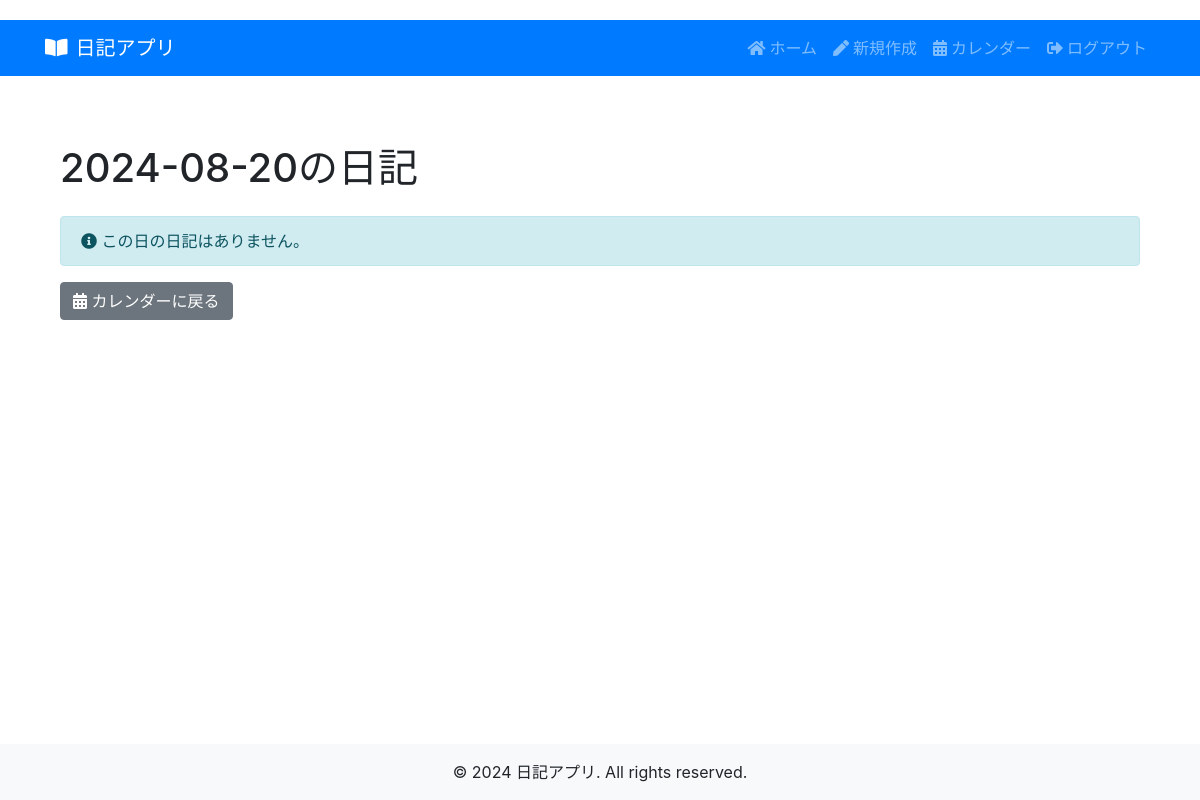
Page /diary/2024-08-20 (signed in) on the earlier database version.
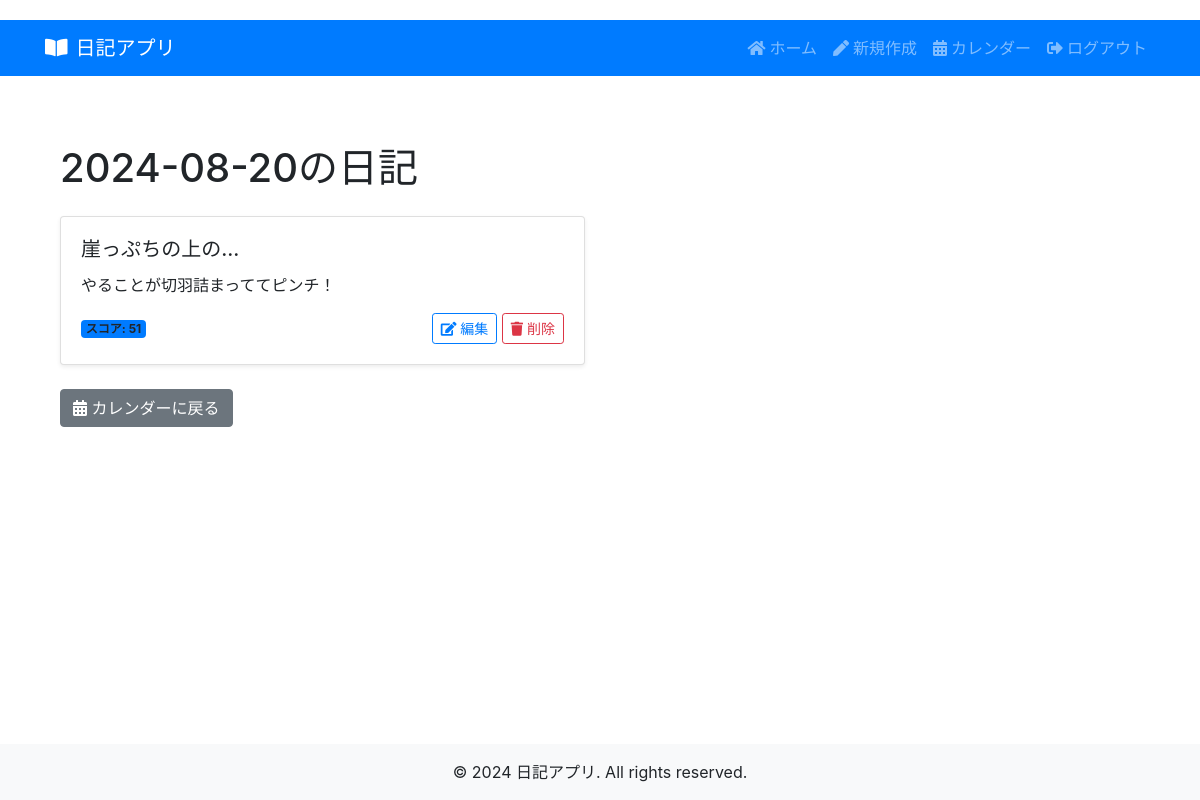
Same page on the later database version.
### tables this page shows
CREATE TABLE diaries
                 (id INTEGER PRIMARY KEY AUTOINCREMENT,
                  user_id INTEGER NOT NULL,
                  title TEXT,
                  content TEXT,
                  sentiment TEXT,
                  score REAL,
                  created_at TIMESTAMP,
                  FOREIGN KEY (user_id) REFERENCES users (id));

### app.py (the view)
@app.route('/diary/<date>')
@login_required
def diary_detail(date):
    diaries = get_all_diaries(session['user_id']).get(date, {'entries': []})
    return render_template('diary_detail.html', date=date, diaries=diaries)

### app.py (called while the page is built)
def login_required(f):
    @wraps(f)
    def decorated_function(*args, **kwargs):
        if 'user_id' not in session:
            flash('ログインが必要です。', 'error')
            return redirect(url_for('login'))
        return f(*args, **kwargs)
    return decorated_function

### database.py (called while the page is built)
def get_all_diaries(user_id):
    conn = sqlite3.connect(DATABASE)
    c = conn.cursor()
    c.execute("""
        SELECT id, title, content, score, DATE(created_at) as date
        FROM diaries
        WHERE user_id = ?
        ORDER BY date DESC, created_at DESC
    """, (user_id,))
    diaries = c.fetchall()
    conn.close()
    processed_diaries = {}
    for id, title, content, score, date in diaries:
        if date not in processed_diaries:
            processed_diaries[date] = {'entries': [], 'avg_score': 0}
        processed_diaries[date]['entries'].append({'id': id, 'title': title or 'No Title', 'content': content, 'score': round(score)})
    for date, data in processed_diaries.items():
        data['avg_score'] = round(sum(entry['score'] for entry in data['entries']) / len(data['entries']))
    return processed_diaries

### templates/diary_detail.html
{% extends "layout.html" %}
{% block content %}
<div class="container my-4">
    <h1 class="mb-4">{{ date }}の日記</h1>
    {% if diaries['entries'] %}
        <div class="row">
            {% for entry in diaries['entries'] %}
                <div class="col-md-6 mb-4">
                    <div class="card h-100 shadow-sm">
                        <div class="card-body">
                            <h5 class="card-title">{{ entry['title'] }}</h5>
                            <p class="card-text">{{ entry['content'] }}</p>
                            <div class="d-flex justify-content-between align-items-center">
                                <span class="badge bg-primary">スコア: {{ entry['score'] }}</span>
                                <div>
                                    <a href="{{ url_for('edit_diary', id=entry['id']) }}" class="btn btn-sm btn-outline-primary">
                                        <i class="fas fa-edit"></i> 編集
                                    </a>
                                    <form action="{{ url_for('delete_diary_route', id=entry['id']) }}" method="post" class="d-inline">
                                        <button type="submit" class="btn btn-sm btn-outline-danger" onclick="return confirm('本当に削除しますか？');">
                                            <i class="fas fa-trash"></i> 削除
                                        </button>
                                    </form>
                                </div>
                            </div>
                        </div>
                    </div>
                </div>
            {% endfor %}
        </div>
    {% else %}
        <div class="alert alert-info" role="alert">
            <i class="fas fa-info-circle"></i> この日の日記はありません。
        </div>
    {% endif %}
    <a href="{{ url_for('diary_calendar') }}" class="btn btn-secondary">
        <i class="fas fa-calendar-alt"></i> カレンダーに戻る
    </a>
</div>
{% endblock %}

### templates/layout.html (shortened to what this page needs)
<!DOCTYPE html>
<html lang="ja">
<head>
    <link rel="stylesheet" href="https://stackpath.bootstrapcdn.com/bootstrap/4.5.2/css/bootstrap.min.css">
    <link rel="stylesheet" href="https://cdnjs.cloudflare.com/ajax/libs/font-awesome/5.15.3/css/all.min.css">
    <link rel="stylesheet" href="{{ url_for('static', filename='css/style.css') }}">
</head>
<body class="d-flex flex-column min-vh-100">
    <nav class="navbar navbar-expand-lg navbar-dark bg-primary">
        <div class="container">
            <a class="navbar-brand" href="{{ url_for('home') }}">
                <i class="fas fa-book-open mr-2"></i>日記アプリ
            </a>
            <div class="collapse navbar-collapse" id="navbarNav">
                <ul class="navbar-nav ml-auto">
                    {% if 'user_id' in session %}
                    <li class="nav-item">
                        <a class="nav-link" href="{{ url_for('home') }}"><i class="fas fa-home mr-1"></i>ホーム</a>
                    </li>
                    <li class="nav-item">
                        <a class="nav-link" href="{{ url_for('create_diary') }}"><i class="fas fa-pen mr-1"></i>新規作成</a>
                    </li>
                    <li class="nav-item">
                        <a class="nav-link" href="{{ url_for('diary_calendar') }}"><i class="fas fa-calendar-alt mr-1"></i>カレンダー</a>
                    </li>
                    <li class="nav-item">
                        <a class="nav-link" href="{{ url_for('logout') }}"><i class="fas fa-sign-out-alt mr-1"></i>ログアウト</a>
                    </li>
                    {% endif %}
                </ul>
            </div>
        </div>
    </nav>
    <main class="container my-4 flex-grow-1">
        {% block content %}{% endblock %}
    </main>
    <footer class="bg-light py-3 mt-auto">
        <div class="container text-center">
            <p class="mb-0">&copy; 2024 日記アプリ. All rights reserved.</p>
        </div>
    </footer>
</body>
</html>

### static/css/style.css (style rules this page uses)
body { padding-top: 20px; }
.navbar { margin-bottom: 20px; }

Differences in the rows shown:
added diaries: title "崖っぷちの上の...", content "やることが切羽詰まっててピンチ！", score "51"
Other differences:
text no longer shown: "この日の日記はありません。"
